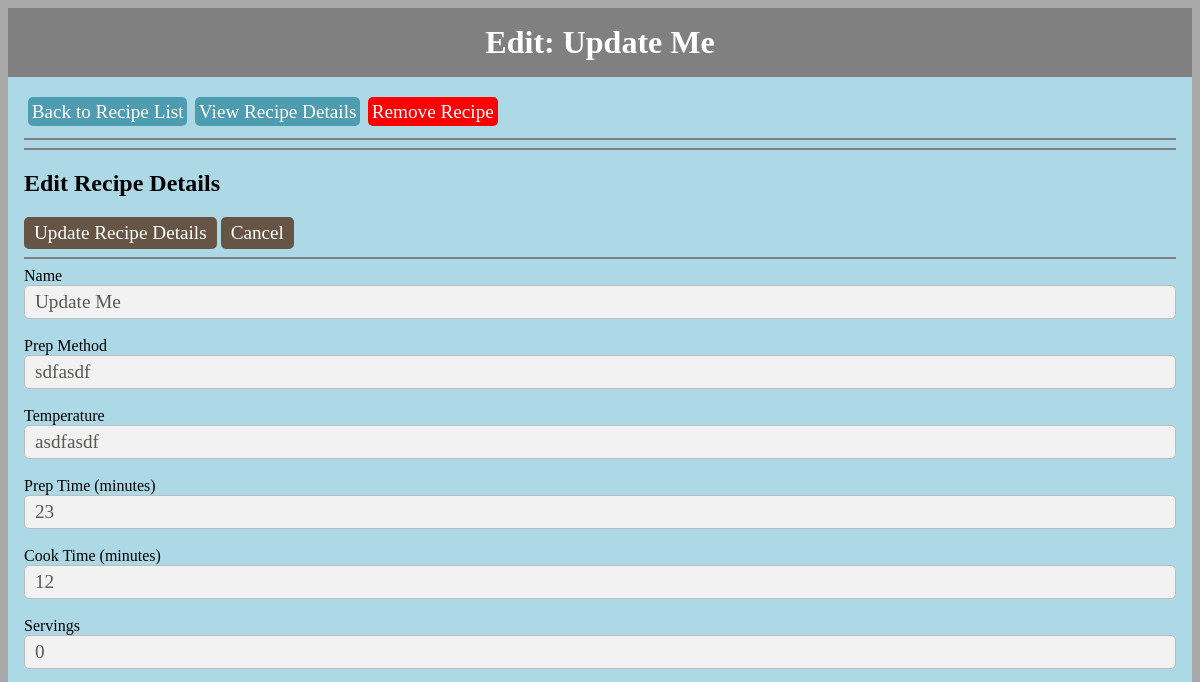
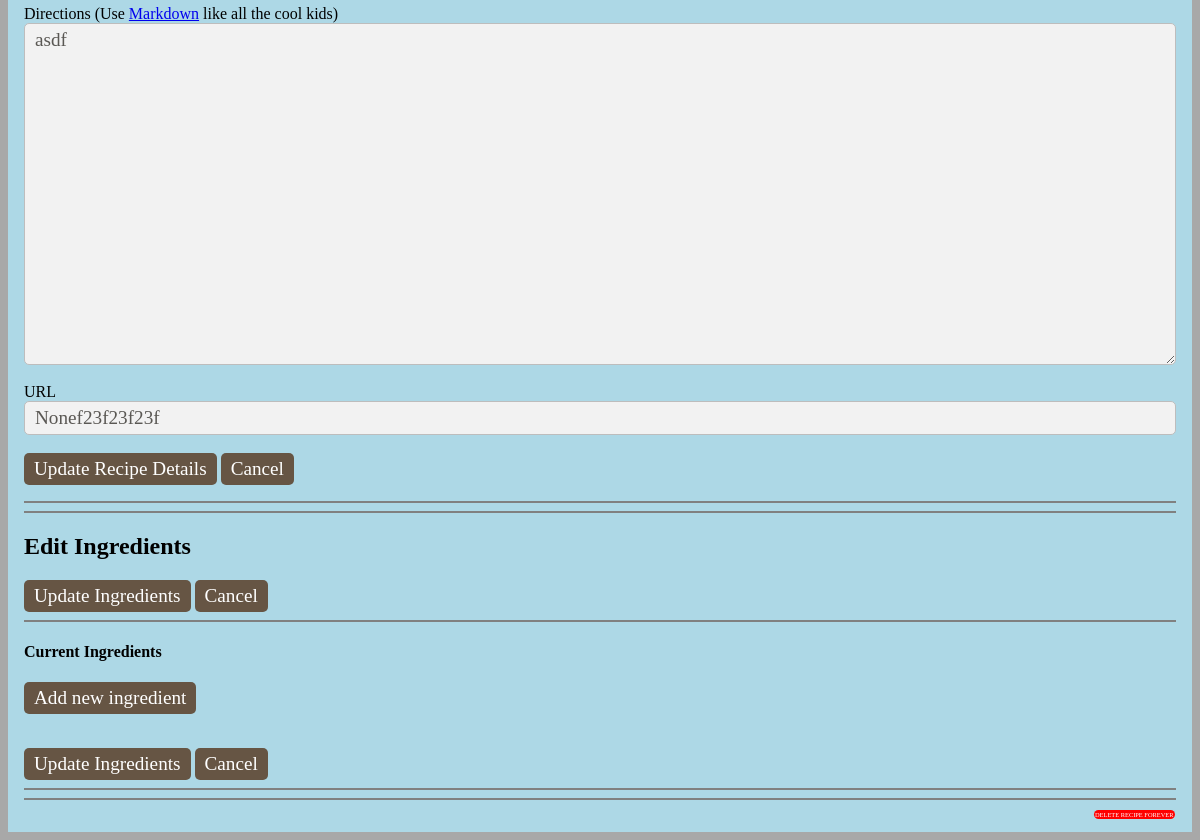
/menu/70/editrecipe, run on an earlier commit of the app's database (2 pictures, top to bottom).
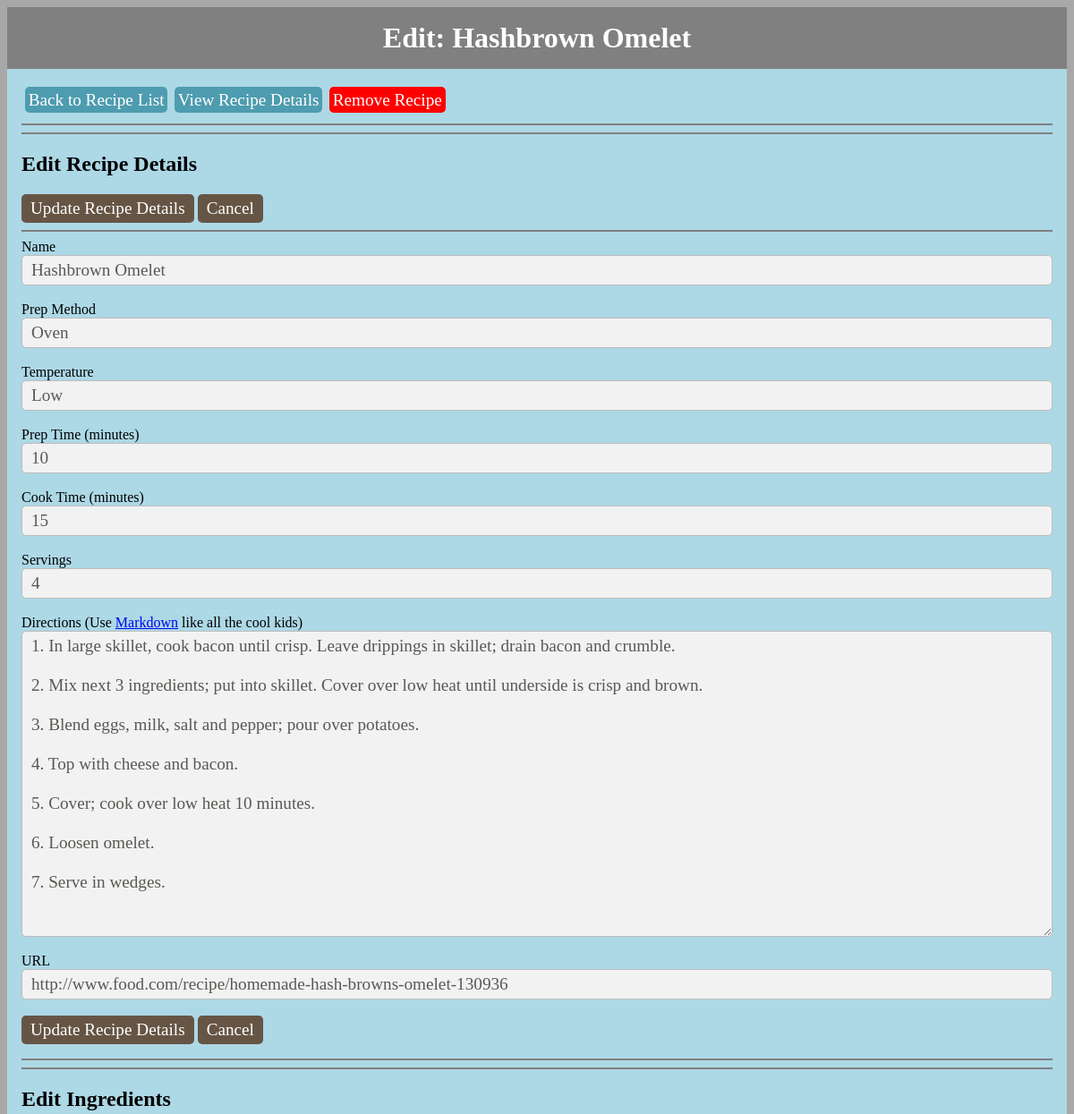
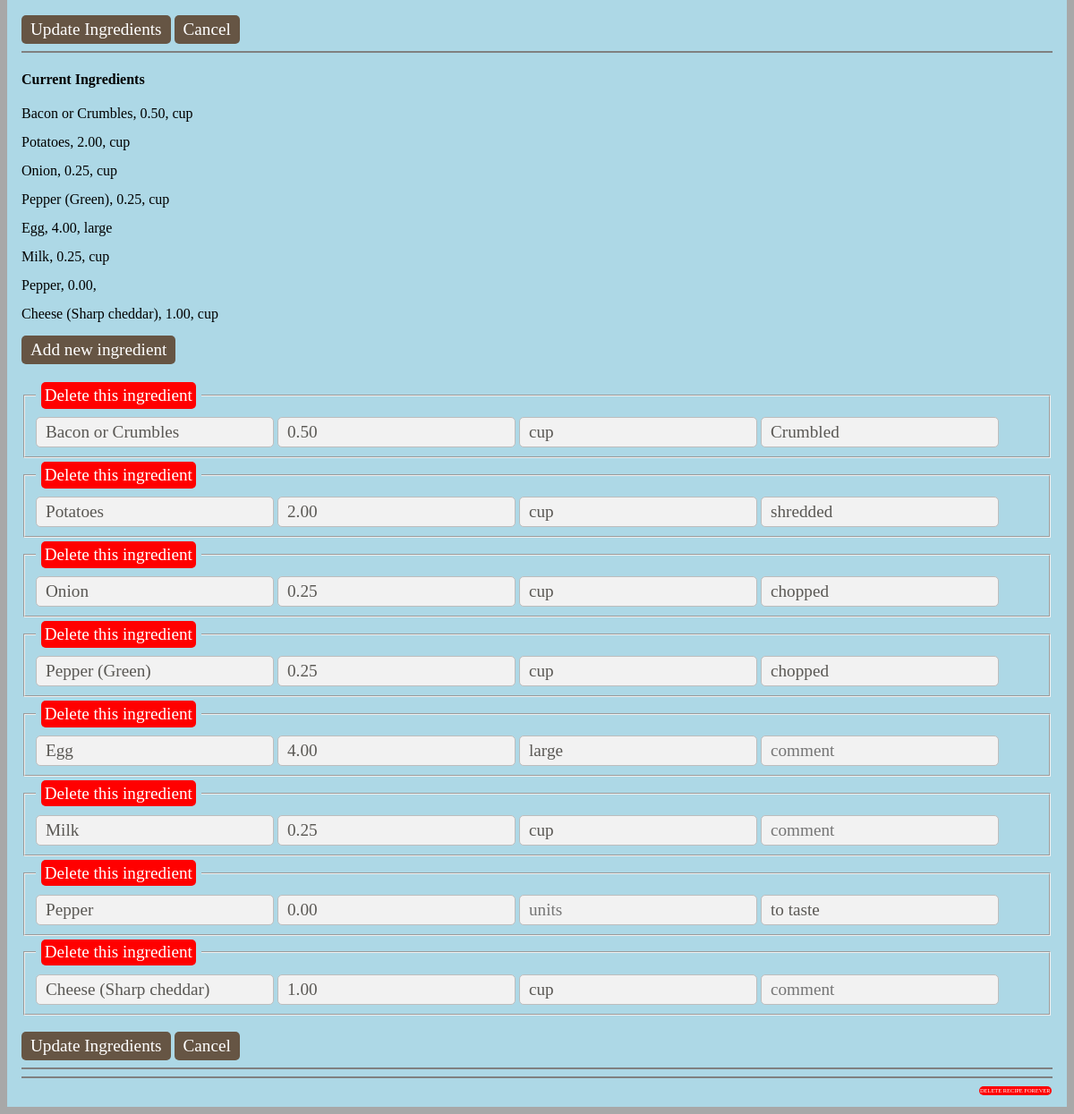
And on a later commit of the database (2 pictures, top to bottom).
### menu/models.py (models this page shows, shortened)
class Recipe(models.Model):
    id = models.AutoField(primary_key=True)
    name = models.CharField(max_length=80, unique=True)
    prepMethod = models.CharField(max_length=30, null=True, blank=True)
    temperature = models.CharField(max_length=10, null=True, blank=True)
    directions = models.TextField(null=True)
    source = models.CharField(max_length=1000, null=True, blank=True)
    servings = models.IntegerField(default=0)
    prepTime = models.IntegerField(default=0)
    cookTime = models.IntegerField(default=0)
    enabled = models.IntegerField(default=1)
    class Meta:
        ordering = ('name', )

class Ingredient(models.Model):
    id = models.AutoField(primary_key=True)
    recipe = models.ForeignKey(Recipe)
    name = models.CharField(max_length=80, null=True, blank=True)
    comment = models.CharField(max_length=80, null=True, blank=True)
    amount = models.DecimalField(max_digits=10, decimal_places=2, default=0.0, null=True, blank=True)
    unit = models.CharField(max_length=30, null=True)
    class Meta:
        ordering = ('id', )

### menu/views.py (the view)
# urls.py: url(r'^(?P<pk>[0-9]+)/editrecipe$', views.EditRecipe.as_view(), name='editrecipe'),
class EditRecipe(generic.DetailView):
    model = Recipe
    template_name = 'menu/editrecipe.html'
    def get_queryset(self):
        return Recipe.objects.all()

### menu/templates/menu/editrecipe.html (shortened to what this page needs)
{% load staticfiles %}
{% load menu_extras %}
{% include "menu/stylesheets.html" %}
<div id="title">
    Edit: {{ recipe.name }}
</div>
<div id="content">
    <div>
        <a class="button" id="nav" href="{% url 'menu:index' %}">Back to Recipe List</a>
        <a class="button" id="nav" href="{% url 'menu:recipedetails' recipe.id %}">View Recipe Details</a>
        <a class="button" id="delete" href="{% url 'menu:disablerecipe' recipe.id %}">Remove Recipe</a>
    </div><div style="clear:both"></div>
    <hr noshade><hr noshade>
    <h2>Edit Recipe Details</h2>
    <form action="{% url 'menu:updaterecipe' recipe.id %}" method="post">
    <input type=submit value="Update Recipe Details" id="submit"/>
    <a class="button" href="{% url 'menu:recipedetails' recipe.id %}">Cancel</a>
    <hr noshade>
        Name<br><input type=text name="name" value="{{ recipe.name }}" id="text"><br><br>
        Prep Method<br><input type=text name="method" value="{{ recipe.prepMethod }}" id="text"><br><br>
        Temperature<br><input type=text name="temp" value="{{ recipe.temperature }}" id="text"><br><br>
        Prep Time (minutes)<br><input type=text name="prep" value="{{ recipe.prepTime }}" id="text"><br><br>
        Cook Time (minutes)<br><input type=text name="cook" value="{{ recipe.cookTime }}" id="text"><br><br>
        Servings<br><input type=text name="serves" value="{{ recipe.servings }}" id="text"><br><br>
        Directions (Use <a target="blank" href="https://en.wikipedia.org/wiki/Markdown#Example">Markdown</a> like all the cool kids)<br><textarea name="directions" ROWS=15 COLS=35>{{ recipe.directions }}</textarea><br><br>
        URL<br><input type=text name="source" value="{{ recipe.source }}" id="text"><br><br>
        <input type=submit value="Update Recipe Details" id="submit"/>
        <a class="button" href="{% url 'menu:recipedetails' recipe.id %}">Cancel</a>
    </form>
    <hr noshade><hr noshade>
    <h2>Edit Ingredients</h2>
    <input type=submit value="Update Ingredients" id="submit">
    <a class="button" href="{% url 'menu:recipedetails' recipe.id %}">Cancel</a>
    <hr noshade>
    <form action="{% url 'menu:updateingredient' recipe.id %}" method="post">
        <h4>Current Ingredients</h4>
            {% for i in recipe.ingredient_set.all %}
                <ul>
                    <li id="nospace">{{ i.name }}, {{ i.amount }}, {{ i.unit }}</li>
                </ul>
            {% endfor %}
        <p><a class="button" href="{% url 'menu:addingredient' recipe.id %}" method="post">Add new ingredient</a></p>
        {% for i in recipe.ingredient_set.all %}
            <fieldset name = "{{i.id}},ingredients">
                <legend><a class="button" id="delete" href="{% url 'menu:deleteingredient' i.id %}" method="post">Delete this ingredient</a></legend>
                <input type=text placeholder="name" name="{{i.id}},name" value="{{ i.name }}">
                <input type=text placeholder="amount" name="{{i.id}},amount" value="{{ i.amount }}">
                <input type=text placeholder="units" name="{{i.id}},unit" value="{{ i.unit }}">
                <input type=text placeholder="comment" name="{{i.id}},comment" value="{{ i.comment }}">
            </fieldset>
        {% endfor %}
        <br>
        <input type=submit value="Update Ingredients" id="submit">
        <a class="button" href="{% url 'menu:recipedetails' recipe.id %}">Cancel</a>
        <hr noshade><hr noshade>
        <a class="button" id="deleteforever" href="{% url 'menu:deleterecipeforever' recipe.id %}">DELETE RECIPE FOREVER</a>
    </form>
</div>

What changed in the data, as far as the page shows it:
changed Recipe: name "Update Me" → "Hashbrown Omelet"; method "sdfasdf" → "Oven"; temp "asdfasdf" → "Low"; prep "23" → "10"; cook "12" → "15"; serves "0" → "4"; directions "asdf" → "1. In large skillet, cook bacon until crisp. Leave drippings in skillet; drain bacon and crumble. 2. Mix next 3 ingredients; put into skillet. Cover over low heat until underside is crisp and brown. 3. Blend eggs, milk, salt and pepper; pour over potatoes. 4. Top with cheese and bacon. 5. Cover; cook over low heat 10 minutes. 6. Loosen omelet. 7. Serve in wedges."; source "Nonef23f23f23f" → "http://www.food.com/recipe/homemade-hash-browns-omelet-130936"
added Ingredient: name "Bacon or Crumbles", amount "0.50", unit "cup", comment "Crumbled"
added Ingredient: name "Potatoes", amount "2.00", unit "cup", comment "shredded"
added Ingredient: name "Onion", amount "0.25", unit "cup", comment "chopped"
added Ingredient: name "Pepper (Green)", amount "0.25", unit "cup", comment "chopped"
added Ingredient: name "Egg", amount "4.00", unit "large"
added Ingredient: name "Milk", amount "0.25", unit "cup"
added Ingredient: name "Pepper", amount "0.00", comment "to taste"
added Ingredient: name "Cheese (Sharp cheddar)", amount "1.00", unit "cup"
